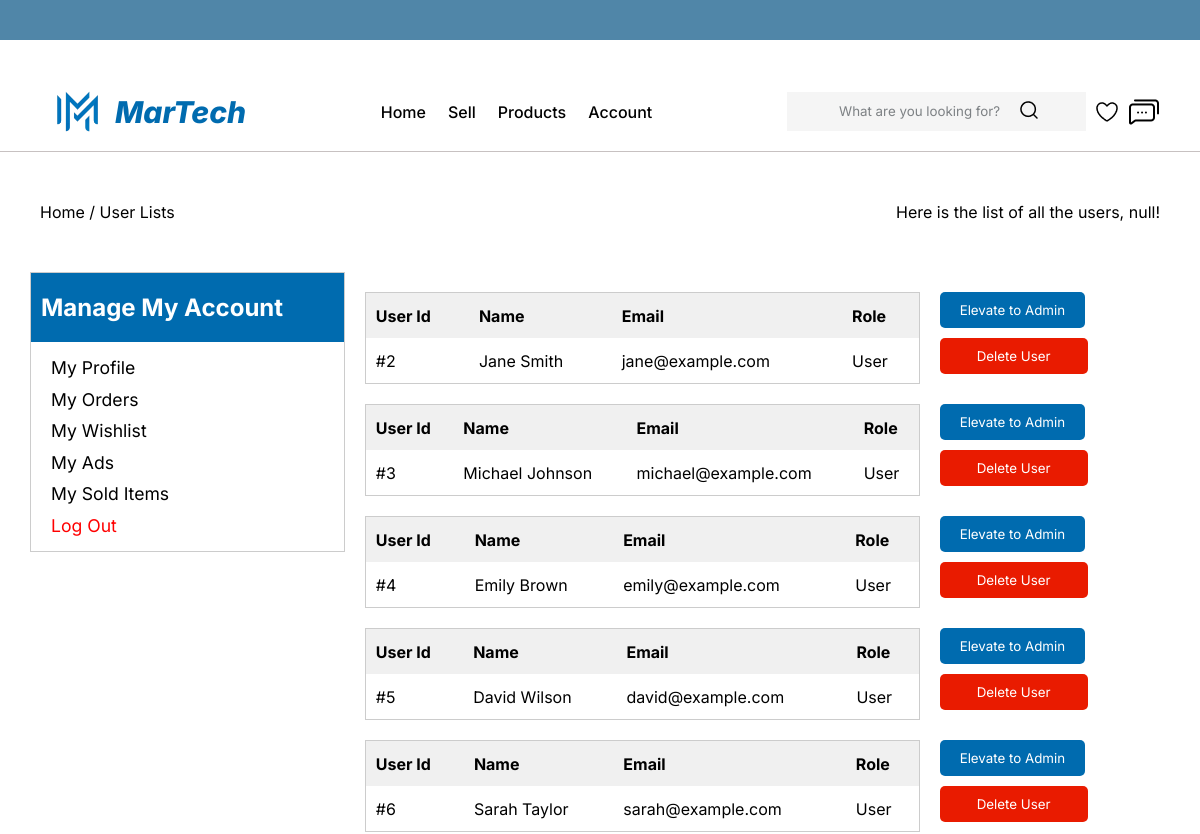
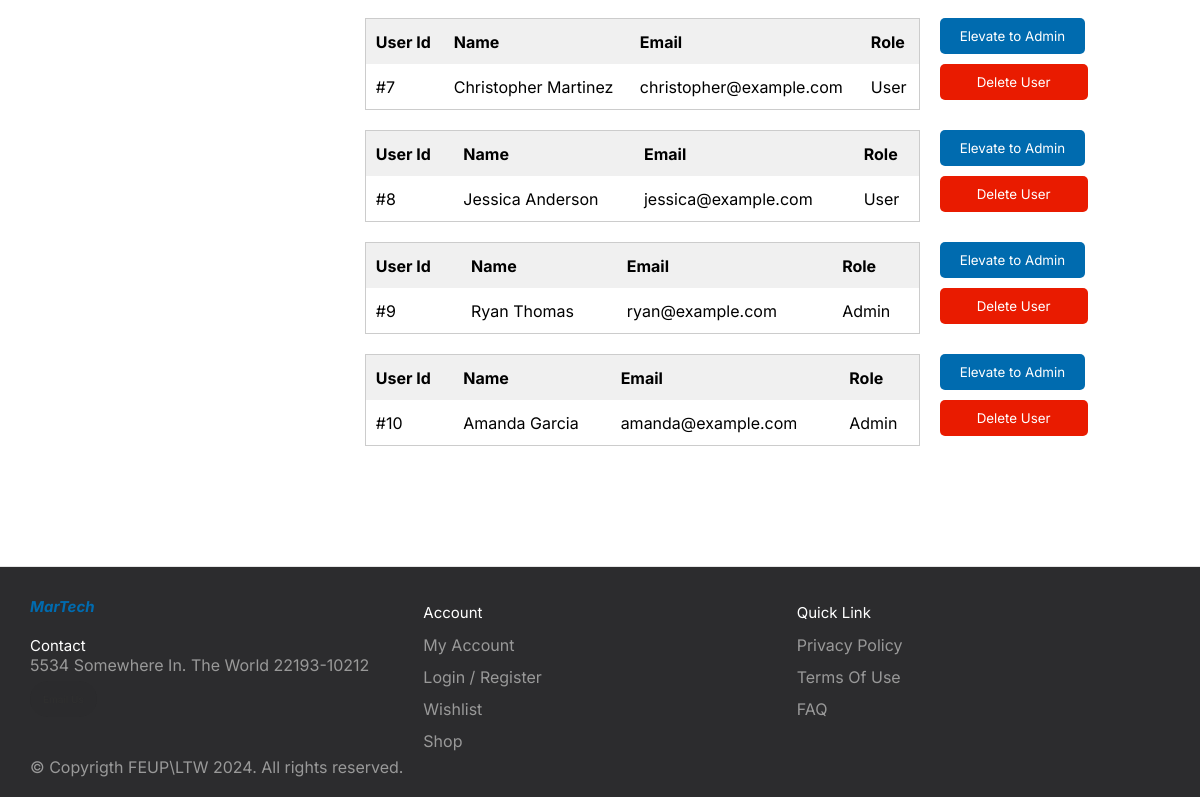
Page /pages/userlist.php on the earlier database version (2 pictures, top to bottom).
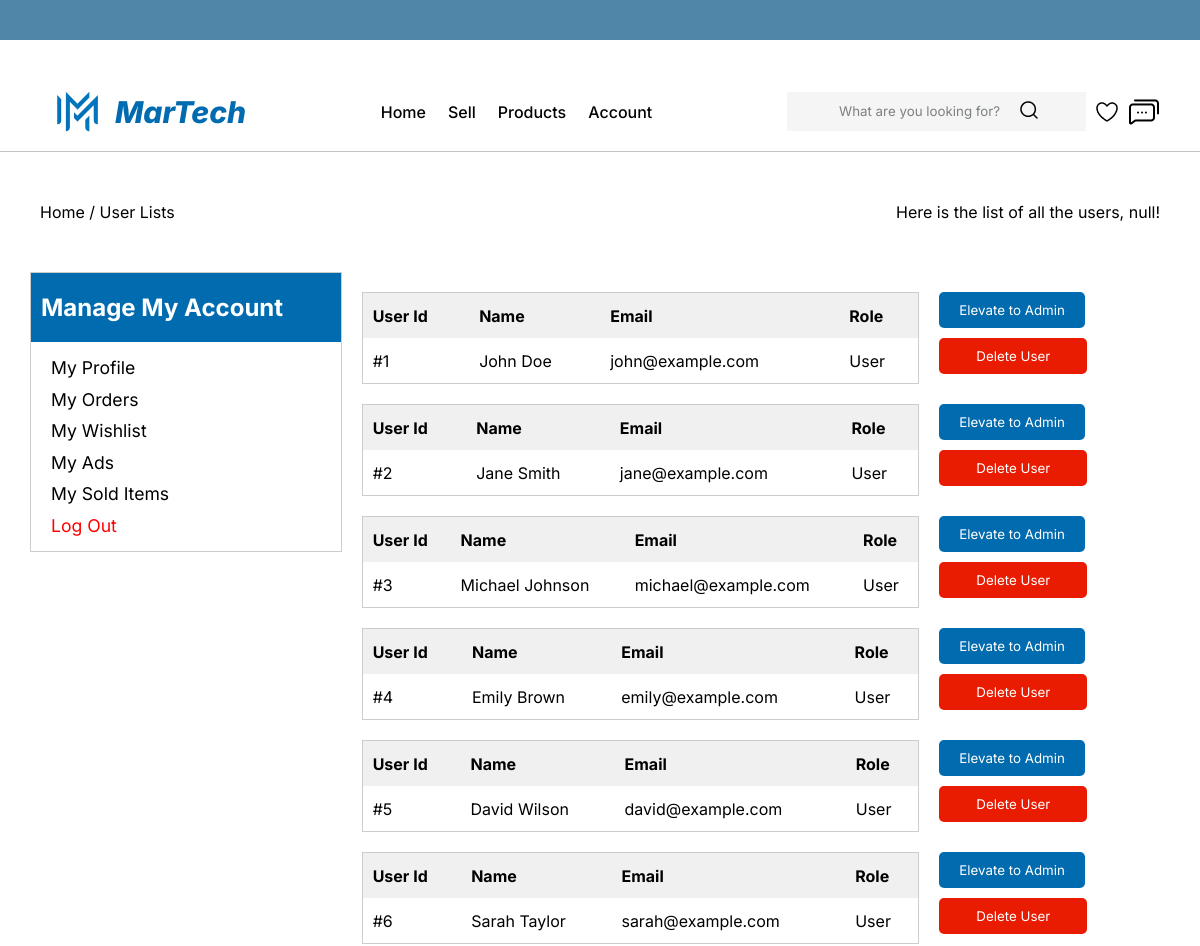
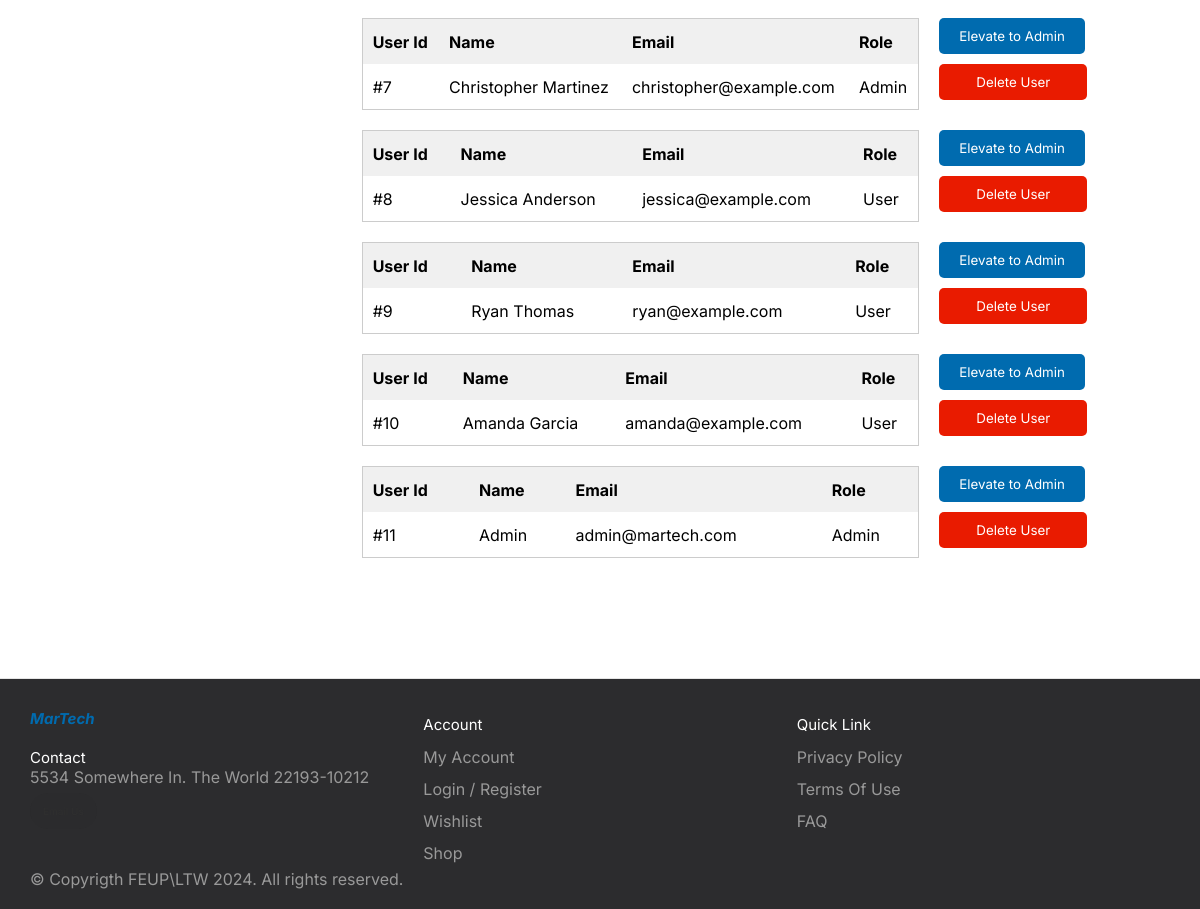
Same page on the later database version (2 pictures, top to bottom).
### tables this page shows
CREATE TABLE USERS(
id INT PRIMARY KEY NOT NULL,
name TEXT NOT NULL,
address TEXT,
phone TEXT NOT NULL UNIQUE,
email TEXT NOT NULL UNIQUE,
admin BOOLEAN DEFAULT FALSE,
password TEXT NOT NULL
);

### utils/session.php (called while the page is built, shortened)
<?php
  class Session {
    static function getName() : ?string {
      return isset($_SESSION['name']) ? $_SESSION['name'] : 'null';
    }
  }
?>

### data/user.php (called while the page is built, shortened)
<?php
    class User {
    static function isAdmin($user_id,$db){
        $query = 'SELECT * FROM Users WHERE id = ?';
        $stmt = $db->prepare($query);
        $stmt->execute(array($user_id));
        $user = $stmt->fetch();
        if($user['admin'] == TRUE){
            return true;
        } else {
            return false;
        }
    }
    static function getAllUsers($db){
        $query = 'SELECT * FROM Users';
        $stmt = $db->prepare($query);
        $stmt->execute();
        $users = $stmt->fetchAll();
        return $users;
    }
}
    ?>

### templates/userlist_tpl.php (the view, shortened to what this page needs)
<?php
  function drawUserList() {
    require_once(__DIR__ . '/../utils/session.php');
    require_once(__DIR__ .'/../data/connection.php');
    require_once(__DIR__ .'/../data/user.php');
    $db = getDatabaseConnection();
    $users = User::getAllUsers($db);
    ?>
    <section class="orders">
    <?php if(!$users){
            echo '<p>No Users yet</p>';
            ?>
            </section>
            <?php
    }
    else {
    foreach ($users as $user){
        $user_id = $user['id'];
        $user_name = $user['name'];
        $user_email = $user['email'];
        $delete_btn_id = 'delete_btn_' . $user['id'];
        $edit_button_id = 'edit_btn_' . $user['id'];
    ?>
    <div class="user_container">
        <table class="order_table">
            <tr>
                <th>User Id</th>
                <th>Name</th>
                <th>Email</th>
                <th>Role</th>
            </tr>
            <tr>
                <td>#<?php echo $user_id;?></td>
                <td><?php echo $user_name;?></td>
                <td><?php echo $user_email;?></td>
                <?php if(User::isAdmin($user_id,$db)){?>
                    <td>Admin</td>
                <?php } else { ?>
                    <td>User</td>
                <?php } ?>
            </tr>
        </table>
        <div class="buttons">
            <button id="<?php echo $edit_button_id;?>" class="elevatebtn">Elevate to Admin</button>
            <button id="<?php echo $delete_btn_id;?>" class = "deletebtn">Delete User</button>
        </div>
    </div>
    <?php
        }
        ?>
        </section>
        <?php
    }
}
?>

### pages/userlist.php (shortened to what this page needs)
<?php
  require_once(__DIR__ .'/../templates/common_tpl.php');
  require_once(__DIR__ .'/../templates/userlist_tpl.php');
  require_once(__DIR__ .'/../utils/session.php');
  $session = new Session(); ?>
<!DOCTYPE html>
<html lang="en-US">
  <head>
    <link href="../CSS/userlist.css" rel="stylesheet">
    <link href="../CSS/topbar.css" rel="stylesheet">
    <link href="../CSS/footer.css" rel="stylesheet">
  </head>
  <header class="header">
    <?php drawHeader(); ?>
  </header>
  <body id="order_body">
    <section class="orders_header">
      <div class= "orders_header_container">
        <p>Home / User Lists</p>
        <p>Here is the list of all the users, <?php echo
        $session->getName();
        ?>!</p>
      </div>
    </section>
    <section class="account">
      <?php
      drawAccountNav();
      drawUserList();
      ?>
    </section>
    <?php drawFooter(); ?>
  </body>

### templates/common_tpl.php (shortened to what this page needs)
<?php
function drawAccountNav(){
  require_once(__DIR__ . '/../data/user.php');
    ?>
    <div class="container account_nav">
        <div class="account_title">
        <h1 class="profile_title">Manage My Account</h1></div>
        <div class="account_selector">
          <a href="profile.php" class="account_link">My Profile</a>
          <a href="order.php" class="account_link">My Orders</a>
          <a href="wishlist.php" class="account_link">My Wishlist</a>
          <a href="myads.php" class="account_link">My Ads</a>
          <a href="solditems.php" class="account_link">My Sold Items</a>
          <a href="../actions/logout.php" class="account_link" id="logout">Log Out</a>
        </div>
      </div>
    <?php
}
function drawFooter(){
    ?>
    <footer class="footer">
      <div class="footer__addr">
        <h1 class="footer__logo">
          MarTech</h1>
          <h2>Contact</h2>
          <address>
            5534 Somewhere In. The World 22193-10212<br>
            <a class="footer__btn" href="mailto:example@gmail.com">Email Us</a>
          </address>
      </div>
      <ul class="footer__nav">
        <li class="nav__item">
          <h2 class="nav__title">Account</h2>
          <ul class="nav__ul">
            <li>
              <a href="../pages/profile.php">My Account</a>
            </li>
            <li>
              <a href="../pages/login.php">Login / Register</a>
            </li>
            <li>
              <a href="../pages/wishlist.php">Wishlist</a>
            </li>
            <li>
              <a href="../pages/browse.php">Shop</a>
            </li>
          </ul>
        </li>
        <li class="nav__item">
          <h2 class="nav__title">Quick Link</h2>
          <ul class="nav__ul">
            <li>
              <a href="../pages/privacypolice.php">Privacy Policy</a>
            </li>
            <li>
              <a href="../pages/termsofuse.php">Terms Of Use</a>
            </li>
            <li>
              <a href="../pages/faq.php">FAQ</a>
            </li>
          </ul>
        </li>
      </ul>
      <div class="legal">
        <p>&copy; Copyrigth FEUP\LTW 2024. All rights reserved.</p>
      </div>
    </footer>
    <?php
    }
    ?>
    <?php
function drawHeader(){
    ?>
     <div class="top_bar">
    </div>
     <nav class="nav">
      <div class="container nav_container">
        <div class="nav-title">
        <img src="../images/logo-removebg-preview.png" alt="Martech logo" class="logo" width="75px";>
        <a href="menu.php" class="nav_logo">MarTech</a></div>
        <ul class="nav_list">
          <li class="nav_item"><a href="../pages/menu.php" class="nav_link">Home</a></li>
          <li class="nav_item"><a href="../pages/sell.php" class="nav_link">Sell</a></li>
          <li class="nav_item"><a href="../pages/browse.php" class="nav_link">Products</a></li>
          <li class="nav_item">
            <a href="../pages/profile.php" class="nav_link">Account</a>
          </li>
        </ul>
        <div class="nav_items">
          <form action="../actions/search_action.php" class="nav_form" method="post">
            <input
              type="text"
              class="nav_input"
              id="search"
              name="input"
              placeholder="What are you looking for?" />
              <button type="submit" class="nav_search" id="search_btn">
                <img src="../images/search.png" alt="Search" id="btn_img"/>
             </button>
          </form>
          <img src="../images/heart.png" alt="" class="nav_heart"  id="favoriteIcon"/>
          <img src="../images/message.png" alt="" class="nav_heart" id="messageIcon"/>
        </div>
      </div>
    </nav>
    <?php
    }
    ?>

### CSS/userlist.css (style rules this page uses)
#order_body { display: flex; flex-direction: column; }
.orders_header_container { width: 100%; align-self: center; display: flex; justify-content:space-between; margin: 5rem 0rem; align-items: center; padding: 0rem 1rem; }
.orders_header_container p { display: flex; align-items: center; }
.orders_header { width: 100%; max-width: 114rem; display: flex; align-self: center; }
.account { width: 100%; max-width: 114rem; align-self: center; display: flex; align-items: center; justify-content: space-between; margin-bottom: 10rem; }
.account_nav { width: 30%; height: 100%; align-self: flex-start; border: #ccc 1px solid; }
.account_title { padding: 2rem 1rem; background-color: #006BAF; color: white; font-size: 1.6rem; }
.account_selector { display: flex; flex-direction: column; justify-content: space-around; margin: 10px 0; padding-left: 0px; }
.account_selector a { font-size: 1.1em; color: black; transition: all 0.3s ease; }
.account_link { padding: 0.3em; padding-left: 20px; color: black; transition: all 0.3s ease; }
#logout { color: red; }
.orders { display: flex; flex-direction: column; gap: 20px; padding: 20px; }
.user_container { display: flex; flex-direction: row; gap: 20px; }
.order_table { width: 100%; border-collapse: collapse; border: 1px solid #ccc; }
.elevatebtn { background-color: #006BAF; color: white; padding: 10px 20px; border: none; border-radius: 5px; cursor: pointer; margin: 0px 0px 10px; font-family:"Inter" ; }
.deletebtn { background-color: #e91b00; color: white; padding: 10px 37px; border: none; border-radius: 5px; cursor: pointer; margin: 0px 0px 10px; font-family:"Inter" ; }
.order_table th { padding: 10px; text-align: left; background-color: #f0f0f0; font-weight: bold; }
.order_table td { padding: 10px; text-align: left; }

### CSS/topbar.css (style rules this page uses)
* { padding: 0px; margin: 0px; box-sizing: border-box; }
html { font-size: 10px; }
body { font-family: "Inter"; font-size: 1.6rem; }
a { text-decoration: none; }
ul { list-style: none; }
.nav_container { max-width: 114rem; margin: 2em auto; padding: 0rem 1rem; }
.top_bar { width: 100%; height: 4rem; background-color: #5086A8; }
.nav { width: 100%; height: 8rem; border-bottom: 1px solid rgb(199, 193, 193); }
.nav_container { width: 100%; height: 100%; display: flex; justify-content:space-between; align-items:center; }
.nav_list { display: flex; }
.nav_items { display: flex; }
.nav_logo { font-size: 3rem; font-weight: 800; font-style: italic; color: #006BAF; }
.nav_item { margin: 0rem 0.5rem; }
.nav_link { font-size: "Inter"; font-weight: 500; padding: 0.6rem; color: black; transition: all 0.3s ease; }
.nav_form { padding: 0.8rem 3em; background-color: #F5F5F5; display: flex; align-items: center; }
.nav_input::placeholder { font-family: "Inter"; padding-left: 0px; color: #7D8184; }
.nav_input { padding: 0.4rem; background-color: transparent; outline: none; border: none; }
.nav_search { cursor: pointer; }
.nav-title { display: flex; align-items: center; }
.nav_items { display: flex; align-items: center; }
.nav_heart { margin-left: 1rem; cursor: pointer; transition: all 0.3s ease; }
#search_btn { border: none; outline: none; background-color: #F5F5F5; }

Differences in the rows shown:
added users: id "1", name "John Doe", email "john@example.com", shows "User"
changed users "Christopher Martinez": text "User" → "Admin"
changed users "Ryan Thomas": text "Admin" → "User"
changed users "Amanda Garcia": text "Admin" → "User"
added users: id "11", name "Admin", email "admin@martech.com"
